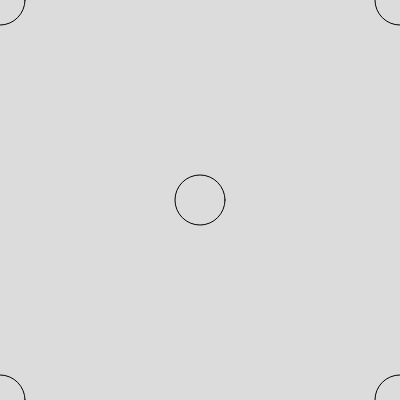
Frame 1 (no input)
Frame 60 (no input): identical to frame 1, image omitted
Frame 120 (the mouse pressed at the canvas centre since frame 60): identical to frame 1, image omitted

The p5.js sketch that drew this single still picture (run headless with seeded random() and noise() and a simulated clock; from frame 60 on, the mouse is pressed at the canvas centre):

// p5.js sketch
// ── sketch.js
// User Events + Day 1 Challenge
// Sufia Chowdhury
// September 11, 2025

// GLOBAL VARIABLES HERE...
let circleColor = false;
//  declaration   initialization

function setup() {
  createCanvas(400, 400);
}

function draw() {
  background(220);
  challenge() // coordinate system challenge
}

function keyPressed(){
  // this is a special EVENT function, gets
  // automatically called anytime a keyboard
  // button is pressed
  print("key was pressed");
  circleColor = !circleColor;

  // how to tell WHICH key was pressed???
}

function challenge(){
  // draw 5 hollow circles, in 4 corners and
  // center position
  noFill();
  
  if(circleColor){ //circleColor === true
    fill(255, 0, 0);
  }

  // 5 circles
  circle(width/2, height/2, 50)

  circle(0, 0, 50)
  circle(width, 0, 50)

  circle(0, height, 50)
  circle(width, height, 50)
}
